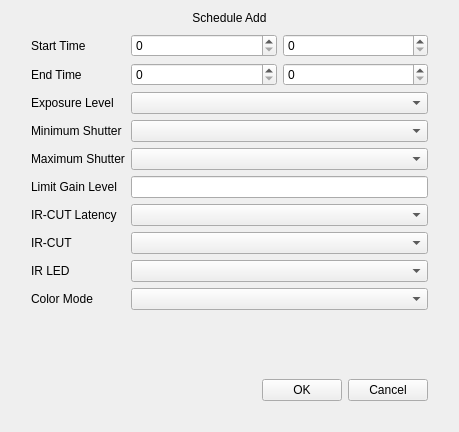
<?xml version="1.0" encoding="UTF-8"?>
<ui version="4.0">
 <class>DayNightScheAdd</class>
 <widget class="QWidget" name="DayNightScheAdd">
  <property name="geometry">
   <rect>
    <x>0</x>
    <y>0</y>
    <width>459</width>
    <height>432</height>
   </rect>
  </property>
  <property name="windowTitle">
   <string>Form</string>
  </property>
  <layout class="QGridLayout" name="gridLayout_3">
   <property name="verticalSpacing">
    <number>0</number>
   </property>
   <item row="0" column="0">
    <widget class="QLabel" name="label_title">
     <property name="text">
      <string>Schedule Add</string>
     </property>
     <property name="alignment">
      <set>Qt::AlignCenter</set>
     </property>
    </widget>
   </item>
   <item row="1" column="0">
    <widget class="QWidget" name="widget_background" native="true">
     <layout class="QVBoxLayout" name="verticalLayout_2">
      <property name="leftMargin">
       <number>20</number>
      </property>
      <property name="rightMargin">
       <number>20</number>
      </property>
      <property name="bottomMargin">
       <number>20</number>
      </property>
      <item>
       <layout class="QGridLayout" name="gridLayout_2">
        <item row="0" column="0">
         <widget class="QLabel" name="label_startTimeAdd">
          <property name="text">
           <string>Start Time</string>
          </property>
         </widget>
        </item>
        <item row="1" column="0">
         <widget class="QLabel" name="label_endTimeAdd">
          <property name="text">
           <string>End Time</string>
          </property>
         </widget>
        </item>
        <item row="2" column="0">
         <widget class="QLabel" name="label_exposureLevelAdd">
          <property name="text">
           <string>Exposure Level</string>
          </property>
         </widget>
        </item>
        <item row="2" column="1">
         <widget class="ComboBox" name="comboBox_exposureLevelAdd"/>
        </item>
        <item row="3" column="0">
         <widget class="QLabel" name="label_minShutterAdd">
          <property name="text">
           <string>Minimum Shutter</string>
          </property>
         </widget>
        </item>
        <item row="3" column="1">
         <widget class="ComboBox" name="comboBox_minShutterAdd"/>
        </item>
        <item row="4" column="0">
         <widget class="QLabel" name="label_maxShutterAdd">
          <property name="text">
           <string>Maximum Shutter</string>
          </property>
         </widget>
        </item>
        <item row="4" column="1">
         <widget class="ComboBox" name="comboBox_maxShutterAdd"/>
        </item>
        <item row="5" column="0">
         <widget class="QLabel" name="label_gainLevelAdd">
          <property name="text">
           <string>Limit Gain Level</string>
          </property>
         </widget>
        </item>
        <item row="5" column="1">
         <widget class="MyLineEdit" name="lineEdit_gainLevelAdd"/>
        </item>
        <item row="6" column="0">
         <widget class="QLabel" name="label_latencyIrCutAdd">
          <property name="text">
           <string>IR-CUT Latency</string>
          </property>
         </widget>
        </item>
        <item row="6" column="1">
         <widget class="ComboBox" name="comboBox_latemcyIrCutAdd"/>
        </item>
        <item row="7" column="0">
         <widget class="QLabel" name="label_irCutAdd">
          <property name="text">
           <string>IR-CUT</string>
          </property>
         </widget>
        </item>
        <item row="7" column="1">
         <widget class="ComboBox" name="comboBox_irCutAdd"/>
        </item>
        <item row="8" column="0">
         <widget class="QLabel" name="label_irLedAdd">
          <property name="text">
           <string>IR LED</string>
          </property>
         </widget>
        </item>
        <item row="8" column="1">
         <widget class="ComboBox" name="comboBox_irLedAdd"/>
        </item>
        <item row="9" column="0">
         <widget class="QLabel" name="label_colorModeAdd">
          <property name="text">
           <string>Color Mode</string>
          </property>
         </widget>
        </item>
        <item row="9" column="1">
         <widget class="ComboBox" name="comboBox_colorModeAdd"/>
        </item>
        <item row="0" column="1">
         <layout class="QHBoxLayout" name="horizontalLayout">
          <item>
           <widget class="MySpinBox" name="spinBox_startHour"/>
          </item>
          <item>
           <widget class="MySpinBox" name="spinBox_startMinute"/>
          </item>
         </layout>
        </item>
        <item row="1" column="1">
         <layout class="QHBoxLayout" name="horizontalLayout_3">
          <item>
           <widget class="MySpinBox" name="spinBox_endHour"/>
          </item>
          <item>
           <widget class="MySpinBox" name="spinBox_endMinute"/>
          </item>
         </layout>
        </item>
       </layout>
      </item>
      <item>
       <spacer name="verticalSpacer_2">
        <property name="orientation">
         <enum>Qt::Vertical</enum>
        </property>
        <property name="sizeHint" stdset="0">
         <size>
          <width>20</width>
          <height>40</height>
         </size>
        </property>
       </spacer>
      </item>
      <item>
       <layout class="QHBoxLayout" name="horizontalLayout_2">
        <property name="spacing">
         <number>6</number>
        </property>
        <property name="topMargin">
         <number>0</number>
        </property>
        <item>
         <spacer name="horizontalSpacer_3">
          <property name="orientation">
           <enum>Qt::Horizontal</enum>
          </property>
          <property name="sizeHint" stdset="0">
           <size>
            <width>40</width>
            <height>20</height>
           </size>
          </property>
         </spacer>
        </item>
        <item>
         <widget class="QPushButton" name="pushButton_ok_add">
          <property name="text">
           <string>OK</string>
          </property>
         </widget>
        </item>
        <item>
         <widget class="QPushButton" name="pushButton_cancel_add">
          <property name="text">
           <string>Cancel</string>
          </property>
         </widget>
        </item>
       </layout>
      </item>
     </layout>
    </widget>
   </item>
  </layout>
 </widget>
 <customwidgets>
  <customwidget>
   <class>MyLineEdit</class>
   <extends>QLineEdit</extends>
   <header>mylineedit.h</header>
  </customwidget>
  <customwidget>
   <class>ComboBox</class>
   <extends>QComboBox</extends>
   <header>combobox.h</header>
  </customwidget>
  <customwidget>
   <class>MySpinBox</class>
   <extends>QSpinBox</extends>
   <header>myspinbox.h</header>
  </customwidget>
 </customwidgets>
 <resources/>
 <connections/>
</ui>
